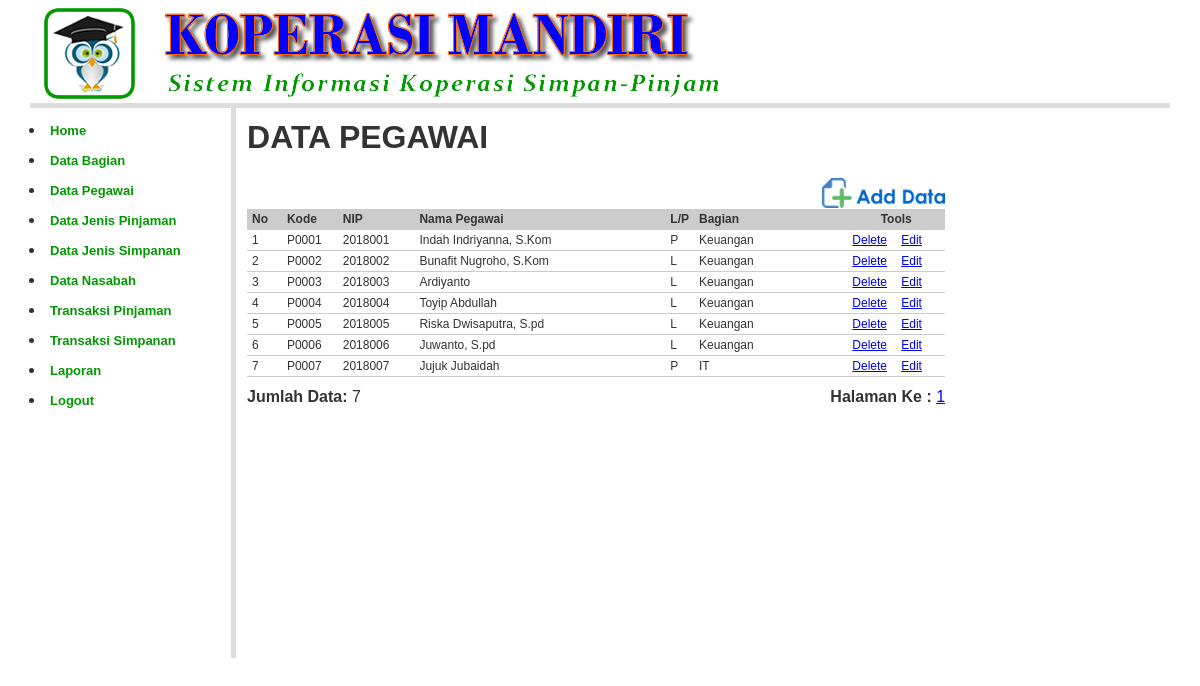
Screenshot of /?open=Pegawai-Data (signed in) with the database file from the repository.
### tables this page shows
CREATE TABLE `pegawai` (
  `kd_pegawai` char(5) NOT NULL,
  `nm_pegawai` varchar(100) NOT NULL,
  `nip` varchar(20) NOT NULL,
  `kelamin` enum('L','P') NOT NULL,
  `agama` varchar(20) NOT NULL,
  `tanggal_lahir` date NOT NULL,
  `tempat_lahir` varchar(100) NOT NULL,
  `alamat` varchar(100) NOT NULL,
  `no_telepon` varchar(20) NOT NULL,
  `foto` varchar(100) NOT NULL,
  `kd_bagian` char(3) NOT NULL,
  `login_username` varchar(20) NOT NULL,
  `login_password` varchar(200) NOT NULL,
  `login_level` varchar(20) NOT NULL
);

CREATE TABLE `bagian` (
  `kd_bagian` char(3) NOT NULL,
  `nm_bagian` varchar(100) NOT NULL
);

### pegawai_data.php (the view, shortened to what this page needs)
<?php
include_once "library/inc.connection.php";
$baris	= 50;
$hal 	= isset($_GET['hal']) ? $_GET['hal'] : 1;
$infoSql= "SELECT * FROM pegawai";
$infoQry= mysql_query($infoSql, $koneksidb) or die ("error paging: ".mysql_error());
$jumlah	= mysql_num_rows($infoQry);
$maks	= ceil($jumlah/$baris);
$mulai	= $baris * ($hal-1);
?>
<table width="700" border="0" cellpadding="2" cellspacing="1" class="table-border">
  <tr>
    <td colspan="2"><h1><b>DATA PEGAWAI  </b></h1></td>
  </tr>
  <tr>
    <td colspan="2" align="right"><a href="?open=Pegawai-Add" target="_self"><img src="images/btn_add_data.png" height="30" border="0"  /></a></td>
  </tr>
  <tr>
    <td colspan="2">
	<table class="table-list" width="100%" border="0" cellspacing="1" cellpadding="3">
      <tr>
        <td width="5%" bgcolor="#CCCCCC"><strong>No</strong></td>
        <td width="8%" bgcolor="#CCCCCC"><strong>Kode</strong></td>
        <td width="11%" bgcolor="#CCCCCC"><strong>NIP</strong></td>
        <td width="36%" bgcolor="#CCCCCC"><strong>Nama Pegawai </strong></td>
        <td width="4%" bgcolor="#CCCCCC"><strong>L/P</strong></td>
        <td width="22%" bgcolor="#CCCCCC"><strong>Bagian</strong></td>
        <td colspan="2" align="center" bgcolor="#CCCCCC"><strong>Tools</strong></td>
        </tr>
<?php
$mySql 	= "SELECT pegawai.*, bagian.nm_bagian FROM pegawai
			LEFT JOIN bagian ON pegawai.kd_bagian = bagian.kd_bagian
			ORDER BY kd_pegawai ASC LIMIT $mulai, $baris";
$myQry 	= mysql_query($mySql, $koneksidb)  or die ("Query  salah: ".mysql_error());
$nomor  = $mulai;
while ($myData = mysql_fetch_array($myQry)) {
	$nomor++;
	$Kode = $myData['kd_pegawai'];
?>
  <tr>
	<td> <?php echo $nomor; ?> </td>
	<td> <?php echo $myData['kd_pegawai']; ?> </td>
	<td> <?php echo $myData['nip']; ?> </td>
	<td> <?php echo $myData['nm_pegawai']; ?> </td>
	<td> <?php echo $myData['kelamin']; ?> </td>
	<td> <?php echo $myData['nm_bagian']; ?> </td>
	<td width="7%"><a href="?open=Pegawai-Delete&Kode=<?php echo $Kode; ?>" target="_self" onclick="return confirm('YAKIN INGIN MENGHAPUS DATA PEGAWAI INI ... ?')">Delete</a></td>
	<td width="7%"><a href="?open=Pegawai-Edit&Kode=<?php echo $Kode; ?>" target="_self">Edit</a></td>
  </tr>
<?php } ?>
    </table></td>
  </tr>
  <tr>
    <td width="394"> <strong>Jumlah Data:</strong> <?php echo $jumlah; ?> </td>
    <td width="245" align="right"> <strong>Halaman Ke : </strong>
	<?php
	for ($h = 1; $h <= $maks; $h++) {
		echo " <a href='?open=Pegawai-Data&hal=$h'>$h</a> ";
	}
	?>	</td>
  </tr>
</table>

### index.php (shortened to what this page needs)
<html xmlns="http://www.w3.org/1999/xhtml">
<head>
<link type="text/css" rel="stylesheet" href="styles/style.css">
<link type="text/css" rel="stylesheet" href="plugins/tigra_calendar/tcal.css"/>
</head>
<div id="wrap">
<body>
<table width="100%" class="table-main">
  <tr>
    <td height="103" colspan="2"> <div id="header"><a href="?open"><img src="images/logo.png" border="0" /> </a></div></td>
  </tr>
  <tr valign="top">
    <td width="15%"  style="border-right:5px solid #DDDDDD;"><div style="margin:5px; padding:5px;"><?php include "menu.php"; ?></div></td>
    <td width="69%" height="550"><div style="margin:5px; padding:5px;"><?php include "buka_file.php";?></div></td>
  </tr>
</table>
</body>
</div>
</html>

### menu.php
<?php
if(isset($_SESSION['SES_LOGIN'])){
	$levelAkses = $_SESSION['SES_LEVEL'];
	if($levelAkses =="Admin") {
		?>
		<ul>
			<li><a href="?open" target="_self">Home</a></li>
			<li><a href="?open=Bagian-Data" target="_self"> Data Bagian </a></li>
			<li><a href="?open=Pegawai-Data" target="_self"> Data Pegawai </a></li>
			<li><a href="?open=Jenis-Pinjaman-Data" target="_self"> Data Jenis Pinjaman </a></li>
			<li><a href="?open=Jenis-Simpanan-Data" target="_self"> Data Jenis Simpanan </a></li>
			<li><a href="?open=Nasabah-Data" target="_blank">Data Nasabah </a></li>
			<li><a href="pinjaman/" target="_blank"> Transaksi Pinjaman</a> </li>
			<li><a href="simpanan/" target="_blank"> Transaksi Simpanan</a> </li>
			<li> <a href="?open=Laporan" target="_self">Laporan</a> </li>
			<li> <a href="?open=Logout" target="_self"> Logout </a></li>
		</ul>
	<?php
	}
	else if($levelAkses =="Kasir") {
	}
	else {
	}
}
else {
?>
	<ul>
		<li><a href="?open=Login" target="_self">Login</a> </li>
	</ul>
<?php
}
?>

### buka_file.php (shortened to what this page needs)
<?php
if(isset($_GET['open'])) {
	switch($_GET['open']){
		case 'Pegawai-Data' :
			include "pegawai_data.php";	 break;
	}
}
else {
	if(!file_exists ("info.php")) die ("File tidak ada !");
	include "info.php";
}
?>

### styles/style.css (style rules this page uses)
#wrap { width:100%; margin-right:auto; margin-left:auto; border:none; }
body { margin:0px auto 0px; padding:3px; font-family:"Arial"; font-size:12px; color:#333; width:95%; background-position:top; background-color:#fff; }
#header { height:100px; width:100%; overflow:hidden; margin:0px; padding:0px; border-bottom:5px solid #DDDDDD; }
.table-main { clear: both; text-align: left; border-collapse: collapse; margin: 0px 0px 0px 0px; background:#fff; border:none; width:100%; }
.table-main td { color: #333; border-collapse: collapse; vertical-align: center; padding: 0px; border:none; }
.table-main ul { padding:0px; margin:0px 5px; width:100%; }
.table-main li { padding:0px; margin:0px 0px 5px 0px; }
.table-main li a { padding:5px; margin:0px 0px 0px 0px; color:#009900; font-size:13px; font-weight:bold; text-decoration:none; display: block; background:url(../images/Buttun_Normal.gif) repeat-x; }
.table-list { clear: both; text-align: left; border-collapse: collapse; margin: 0px 0px 10px 0px; background:#fff; }
.table-list td { color: #333; font-size:12px; border-color: #fff; border-collapse: collapse; vertical-align: center; padding: 3px 5px; border-bottom:1px #CCCCCC solid; }

### rows the page displays
pegawai: kd_pegawai "P0001", nip "2018001", nm_pegawai "Indah Indriyanna, S.Kom", kelamin "P", kd_bagian.nm_bagian "Keuangan"
pegawai: kd_pegawai "P0002", nip "2018002", nm_pegawai "Bunafit Nugroho, S.Kom", kelamin "L", kd_bagian.nm_bagian "Keuangan"
pegawai: kd_pegawai "P0003", nip "2018003", nm_pegawai "Ardiyanto", kelamin "L", kd_bagian.nm_bagian "Keuangan"
pegawai: kd_pegawai "P0004", nip "2018004", nm_pegawai "Toyip Abdullah", kelamin "L", kd_bagian.nm_bagian "Keuangan"
pegawai: kd_pegawai "P0005", nip "2018005", nm_pegawai "Riska Dwisaputra, S.pd", kelamin "L", kd_bagian.nm_bagian "Keuangan"
pegawai: kd_pegawai "P0006", nip "2018006", nm_pegawai "Juwanto, S.pd", kelamin "L", kd_bagian.nm_bagian "Keuangan"
pegawai: kd_pegawai "P0007", nip "2018007", nm_pegawai "Jujuk Jubaidah", kelamin "P", kd_bagian.nm_bagian "IT"

### other values shown
$jumlah "7"
